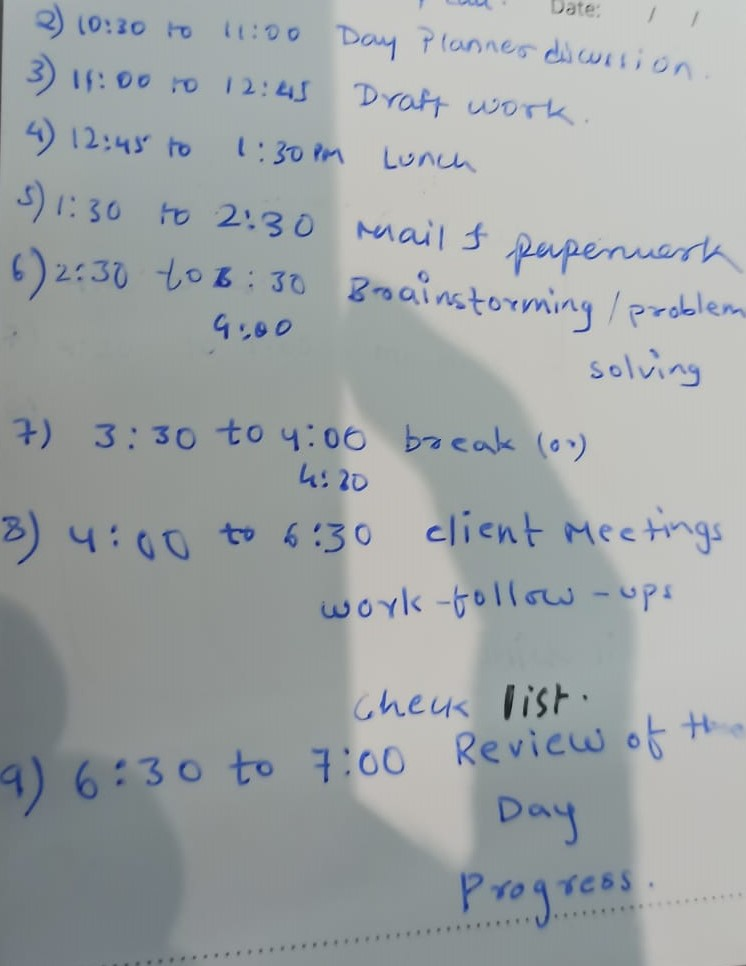
#> input picture Inputs/13.jpeg, 746 x 966 px
$ python ColorEnhancement.py
#> lines starting #> are read from the running program, lines starting #| are printed output that depends on the picture
import cv2
import numpy as np

def enhance_image(image_path):

#> called with image_path = 'Inputs/13.jpeg'
    img = cv2.imread(image_path)
#> img is the input picture: shape (966, 746, 3); mean B, G, R 165.8, 164, 158.6
    lab = cv2.cvtColor(img, cv2.COLOR_BGR2LAB)
#> lab: shape (966, 746, 3); mean of channels 0, 1, 2 170.6, 126.7, 126.2
    l, a, b = cv2.split(lab)
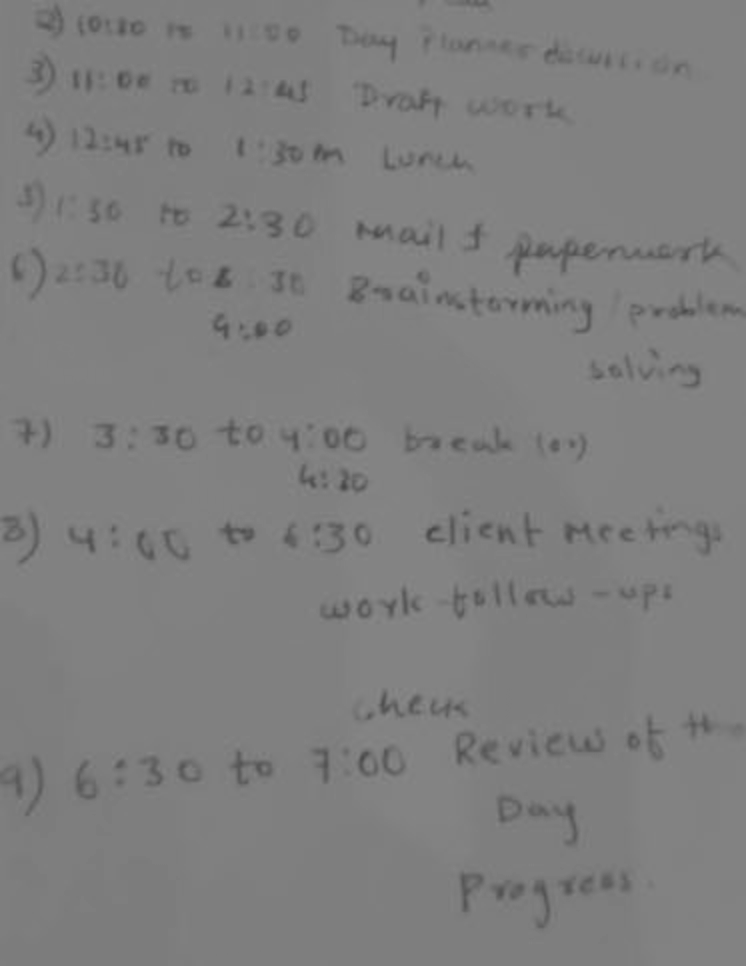
#> b: shape (966, 746); min 70, max 139, mean 126.2
    clahe = cv2.createCLAHE(clipLimit=3.0, tileGridSize=(8, 8))
    cl = clahe.apply(l)
    limg = cv2.merge((cl, a, b))
#> limg: shape (966, 746, 3); mean of channels 0, 1, 2 168.6, 126.7, 126.2
    enhanced_img = cv2.cvtColor(limg, cv2.COLOR_LAB2BGR)
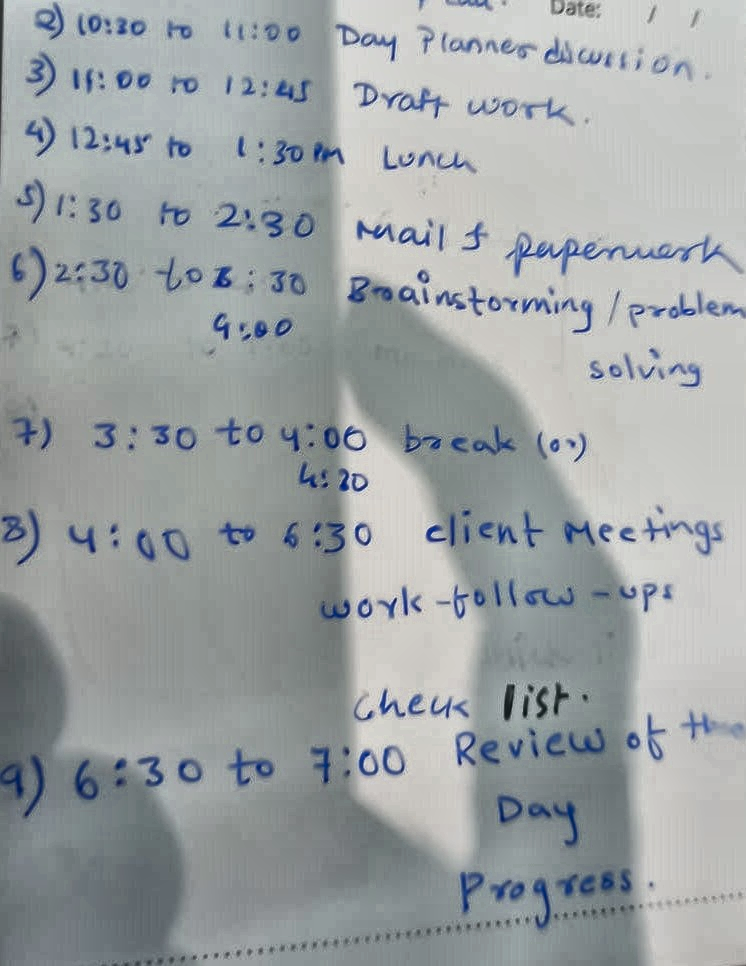
#> enhanced_img: shape (966, 746, 3); mean B, G, R 164.2, 162.3, 156.8
    brightness = 30
    contrast = 55
    dummy = np.int16(enhanced_img)
    dummy = dummy * (contrast/127+1) - contrast + brightness
    dummy = np.clip(dummy, 0, 255)
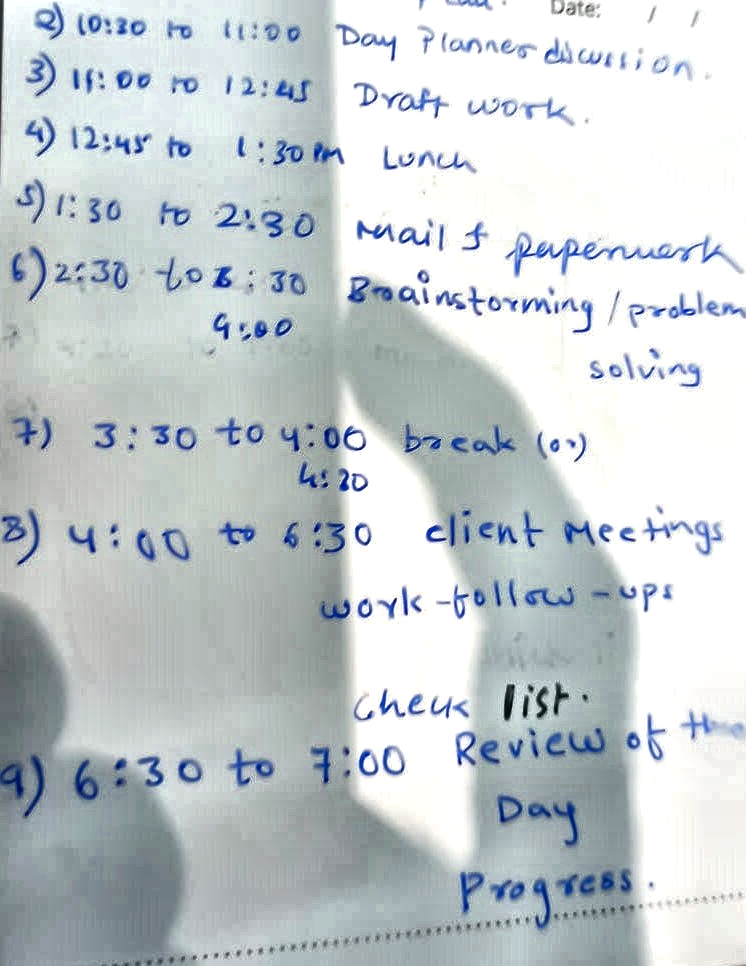
#> dummy: shape (966, 746, 3) float64; mean B, G, R 208.4, 204.6, 196.9
    enhanced_img = np.uint8(dummy)
    hsv = cv2.cvtColor(enhanced_img, cv2.COLOR_BGR2HSV)
#> hsv: shape (966, 746, 3); mean H, S, V 64.7, 19.8, 209.5
    h, s, v = cv2.split(hsv)
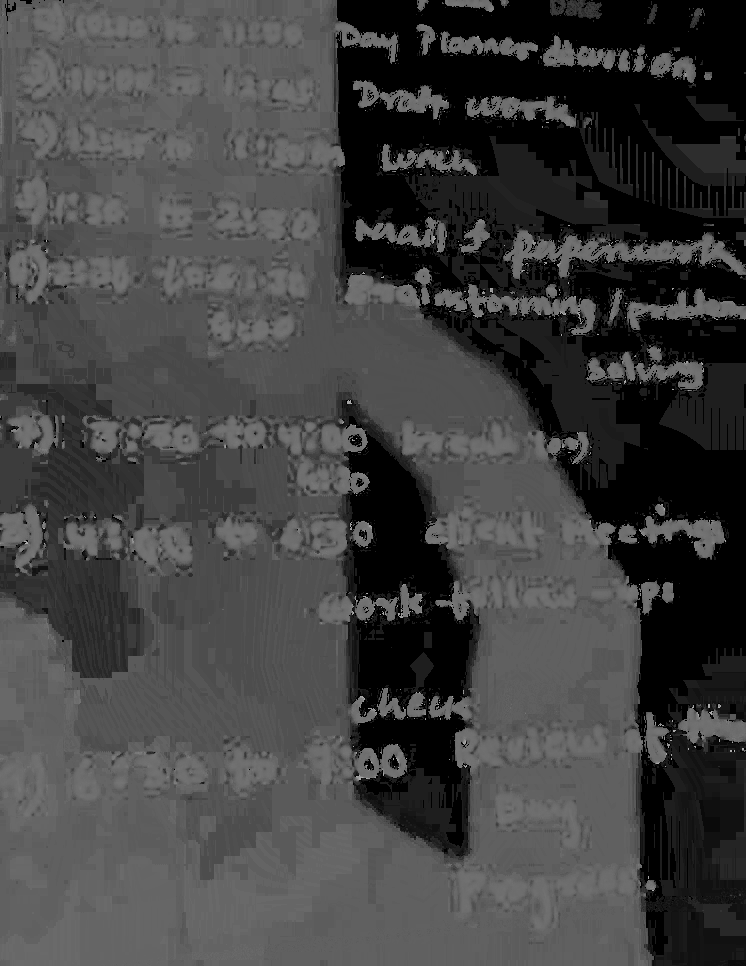
#> h: shape (966, 746); min 0, max 176, mean 64.7
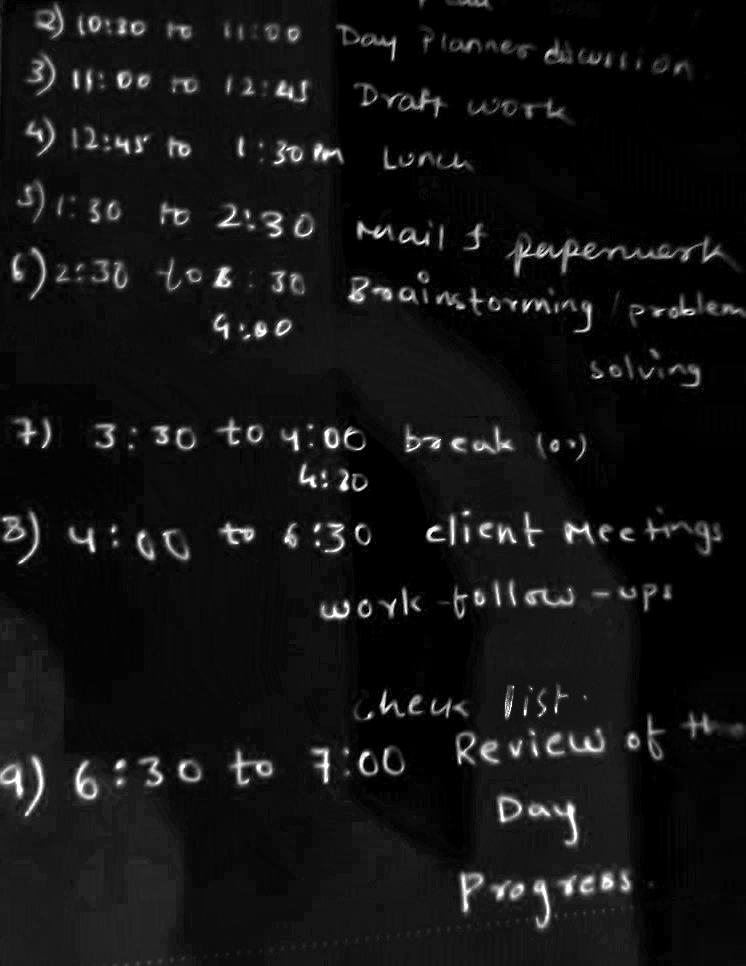
#> s: shape (966, 746); min 0, max 255, mean 19.8
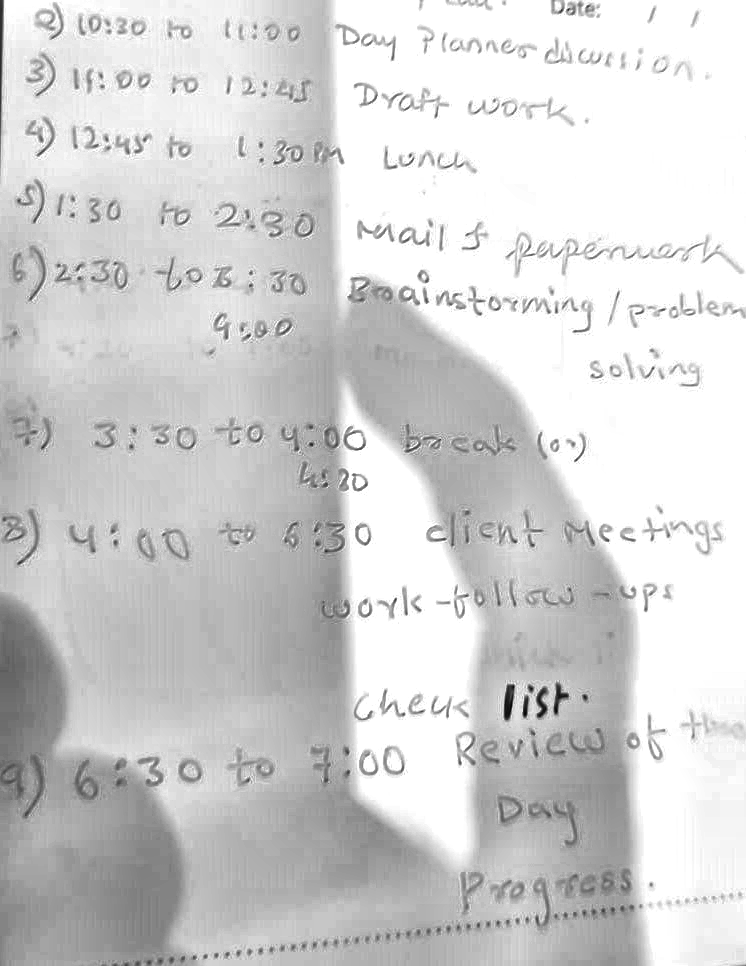
#> v: shape (966, 746); min 2, max 255, mean 209.5
    s = cv2.add(s, 20)
    enhanced_img = cv2.merge([h, s, v])
#> enhanced_img: shape (966, 746, 3); mean H, S, V 64.7, 39.8, 209.5
    enhanced_img = cv2.cvtColor(enhanced_img, cv2.COLOR_HSV2BGR)
    return enhanced_img


original_image_path = 'Inputs/13.jpeg'
enhanced_image = enhance_image(original_image_path)
cv2.imwrite('Outputs/13_enhanced_image.png', enhanced_image)

$ run again, with Inputs/img.png saved as Inputs/13.jpeg
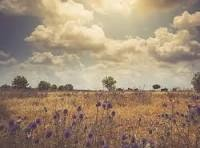
#> input picture Inputs/img.png, 200 x 148 px
#> in enhance_image, img is the input picture: shape (148, 200, 3); mean B, G, R 117.8, 141.4, 162.4
#> lab: shape (148, 200, 3); mean of channels 0, 1, 2 152.3, 132.5, 143.5
#> limg: shape (148, 200, 3); mean of channels 0, 1, 2 157, 132.5, 143.5
#> hsv: shape (148, 200, 3); mean H, S, V 24.6, 71.7, 199.6
#> in enhance_image, `h, s, v = cv2.split(hsv)`:
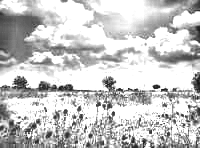
#> v: shape (148, 200); min 17, max 255, mean 199.6
#> in enhance_image, `enhanced_img = cv2.cvtColor(enhanced_img, cv2.COLOR_HSV2BGR)`:
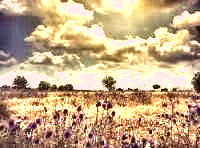
#> enhanced_img: shape (148, 200, 3); mean B, G, R 134.2, 170.8, 199
